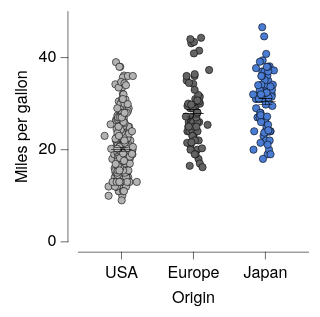

Here is the Vega-Lite specification saved for this chart:
### Vega-Lite specification from a JSON file in a GitHub repository (floating-point values rounded to 4 significant figures; data arrays with more than 128 entries replaced by an {"elided": "..."} marker saying what was removed)
{"background": null, "config": {"arc": {"fill": "#DBDBDB", "fillOpacity": 1.0, "innerRadius": 25.0, "padAngle": 0.03, "stroke": "black", "strokeOpacity": 1, "strokeWidth": 0.25}, "area": {"fill": "#DBDBDB", "fillOpacity": 1.0, "stroke": "black", "strokeOpacity": 1, "strokeWidth": 0.25}, "axis": {"domain": true, "domainCap": "round", "domainColor": "black", "domainWidth": 0.25, "grid": false, "gridCap": "round", "gridColor": "#F1F1F1", "gridDash": [0, 0], "gridOpacity": 1.0, "gridWidth": 0.25, "labelColor": "black", "labelFont": "Helvetica Neue, HelveticaNeue, Helvetica, Arial, sans-serif", "labelFontSize": 7, "labelFontStyle": "normal", "labelFontWeight": 400, "offset": 4.5, "ticks": true, "tickCap": "round", "tickColor": "black", "tickRound": false, "tickSize": 3, "tickWidth": 0.25, "titleColor": "black", "titleFont": "Helvetica Neue, HelveticaNeue, Helvetica, Arial, sans-serif", "titleFontSize": 7, "titleFontStyle": "normal", "titleFontWeight": 400}, "axisX": {"domain": true, "labelAlign": "center", "labelAngle": 0, "labels": true, "ticks": true, "translate": 0}, "axisY": {"domain": true, "labelAlign": "right", "labelAngle": 0, "labels": true, "ticks": true, "translate": 0}, "axisRight": {"domain": true, "labelAlign": "left", "labelAngle": 0, "labels": true, "ticks": true, "translate": 0}, "axisTop": {"domain": true, "labelAlign": "center", "labelAngle": 0, "labels": true, "ticks": true, "translate": 0}, "axisBand": {"tickOffset": 0}, "bar": {"fill": "#DBDBDB", "fillOpacity": 1.0, "stroke": "black", "strokeOpacity": 1, "strokeWidth": 0.25}, "boxplot": {"size": 9.0, "ticks": {"cornerRadius": 0.25, "fill": "black", "opacity": 1, "size": 4.5, "thickness": 0.25}, "box": {"fillOpacity": 1.0, "stroke": "black", "strokeOpacity": 1, "strokeWidth": 0.25}, "median": {"cornerRadius": 0, "fill": "black", "fillOpacity": 1.0, "opacity": 1, "size": 9.0, "thickness": 0.25}, "rule": {"fill": "black", "fillOpacity": 1.0, "size": 10.0, "stroke": "black", "strokeDash": [0, 0], "strokeOpacity": 1, "strokeWidth": 0.25}, "outliers": {"color": "black", "fill": "black", "fillOpacity": 1.0, "size": 0, "stroke": "black", "strokeOpacity": 1, "strokeWidth": 0.25}}, "circle": {"fill": "black", "fillOpacity": 1.0, "size": 1.25, "stroke": null, "strokeOpacity": 1, "strokeWidth": 0.25}, "errorband": {"band": {"fillOpacity": 0.6, "stroke": null, "strokeWidth": 0.25, "strokeOpacity": 1}, "borders": {"opacity": 0, "strokeOpacity": 0.25, "strokeWidth": 1}}, "errorbar": {"opacity": 1, "rule": {"strokeDash": [0, 0], "strokeWidth": 0.25}, "ticks": {"color": "black", "cornerRadius": 0.125, "opacity": 1, "size": 6.0, "thickness": 0.25}, "thickness": 0.25}, "font": "Helvetica Neue, HelveticaNeue, Helvetica, Arial, sans-serif", "geoshape": {"fill": "#DBDBDB", "fillOpacity": 1.0, "stroke": "black", "strokeOpacity": 1, "strokeWidth": 0.25}, "header": {"labelColor": "black", "labelFont": "Helvetica Neue, HelveticaNeue, Helvetica, Arial, sans-serif", "labelFontSize": 7, "labelFontStyle": "normal", "labelFontWeight": 400, "titleColor": "black", "titleFont": "Helvetica Neue, HelveticaNeue, Helvetica, Arial, sans-serif", "titleFontSize": 7, "titleFontStyle": "normal", "titleFontWeight": 400, "titlePadding": 0}, "legend": {"disable": false, "offset": 4.5, "titlePadding": 4, "labelOffset": 2, "gradientLabelOffset": 2, "gradientLength": 50.0, "gradientThickness": 5.0, "gradientOpacity": 1.0, "gradientStrokeColor": "black", "gradientStrokeWidth": 0.25, "labelColor": "black", "labelFont": "Helvetica Neue, HelveticaNeue, Helvetica, Arial, sans-serif", "labelFontSize": 7, "labelFontStyle": "normal", "labelFontWeight": 400, "strokeColor": "black", "strokeWidth": 0, "symbolSize": 42, "symbolStrokeColor": "black", "symbolStrokeWidth": 0.25, "titleColor": "black", "titleFont": "Helvetica Neue, HelveticaNeue, Helvetica, Arial, sans-serif", "titleFontSize": 7, "titleFontStyle": "normal", "titleFontWeight": 400}, "line": {"color": "black", "stroke": "black", "strokeCap": "butt", "strokeDash": [0, 0], "strokeOpacity": 1, "strokeWidth": 0.5}, "point": {"filled": true, "fill": "#DBDBDB", "fillOpacity": 1.0, "size": 5.0, "stroke": "black", "strokeOpacity": 1, "strokeWidth": 0.25}, "range": {"category": ["#B2B2B2", "#636363", "#4A7CD3", "#008542", "#382864", "#509F98", "#284F93", "#005226", "#A398D6", "#173633"], "diverging": {"scheme": ["#443E60", "#5F597E", "#7C759B", "#9994B6", "#B7B4CC", "#D6D5DC", "#F6F6F6", "#D1DAD9", "#A4C2BF", "#7AA9A4", "#578E89", "#37736E", "#1B5954"]}, "heatmap": {"scheme": ["#32022B", "#43044D", "#4C196E", "#4D338C", "#484DA6", "#3A68BB", "#1D83CA", "#1D9CCB", "#23B5C9", "#28CDC5", "#4DE0B4", "#91EE9F"]}, "ordinal": {"scheme": ["#F1F1F1", "#DBDBDB", "#C6C6C6", "#B2B2B2", "#9D9D9D", "#898989", "#767676", "#636363", "#515151", "#404040", "#2F2F2F", "#1F1F1F"]}, "ramp": {"scheme": ["#32022B", "#43044D", "#4C196E", "#4D338C", "#484DA6", "#3A68BB", "#1D83CA", "#1D9CCB", "#23B5C9", "#28CDC5", "#4DE0B4", "#91EE9F"]}}, "rule": {"color": "black", "stroke": "black", "strokeCap": "round", "strokeDash": [2, 2], "strokeOpacity": 1, "strokeWidth": 0.25}, "scale": {"bandPaddingInner": 0.1, "bandPaddingOuter": 0.1, "round": false}, "rect": {"fill": "#DBDBDB", "fillOpacity": 1.0, "stroke": "black", "strokeOpacity": 1, "strokeWidth": 0.25}, "square": {"fill": "#DBDBDB", "fillOpacity": 1.0, "size": 10.0, "stroke": "black", "strokeOpacity": 1, "strokeWidth": 0.25}, "text": {"color": "black", "font": "Helvetica Neue, HelveticaNeue, Helvetica, Arial, sans-serif", "fontSize": 7, "fontStyle": "normal", "fontWeight": 400}, "tick": {"color": "black", "cornerRadius": 0.125, "opacity": 1.0, "size": 9.0, "thickness": 0.25}, "title": {"anchor": "middle", "frame": "group", "color": "black", "font": "Helvetica Neue, HelveticaNeue, Helvetica, Arial, sans-serif", "fontSize": 7, "fontStyle": "normal", "fontWeight": 400, "subtitleColor": "black", "subtitleFont": "Helvetica Neue, HelveticaNeue, Helvetica, Arial, sans-serif", "subtitleFontSize": "Helvetica Neue, HelveticaNeue, Helvetica, Arial, sans-serif", "subtitleFontStyle": "normal", "subtitleFontWeight": 400}, "trail": {"color": "black", "opacity": 1, "size": 0.5}, "view": {"continuousWidth": 100, "continuousHeight": 100, "discreteWidth": 100, "discreteHeight": 100, "fill": null, "stroke": null, "strokeWidth": 0.25}}, "layer": [{"data": {"name": "data-5a85ede2053d4aec77293cfb476ae07b"}, "mark": {"type": "circle", "opacity": 1.0, "size": 10.0, "stroke": "black", "strokeOpacity": 1, "strokeWidth": 0.25}, "encoding": {"color": {"field": "Origin", "legend": null, "scale": {"domain": ["USA", "Europe", "Japan"]}, "sort": ["USA", "Europe", "Japan"], "title": null, "type": "nominal"}, "x": {"axis": {}, "field": "Origin", "scale": {"domain": ["USA", "Europe", "Japan"]}, "sort": ["USA", "Europe", "Japan"], "title": "Origin", "type": "nominal"}, "xOffset": {"field": "jitter_x", "scale": {"domain": [-7.33, 7.33], "range": [5.17, 19.83]}, "type": "quantitative"}, "y": {"field": "Miles_per_Gallon", "title": "Miles per gallon", "type": "quantitative"}}}, {"data": {"name": "data-64e7897fd8423deef5c97d660b6d3367"}, "mark": {"type": "errorbar"}, "encoding": {"x": {"axis": {}, "field": "Origin", "scale": {"domain": ["USA", "Europe", "Japan"]}, "sort": ["USA", "Europe", "Japan"], "title": "Origin", "type": "nominal"}, "y": {"field": "__mean", "title": "Miles per gallon", "type": "quantitative"}, "yError": {"field": "__error"}}}, {"data": {"name": "data-64e7897fd8423deef5c97d660b6d3367"}, "mark": {"type": "tick"}, "encoding": {"x": {"axis": {}, "field": "Origin", "scale": {"domain": ["USA", "Europe", "Japan"]}, "sort": ["USA", "Europe", "Japan"], "title": "Origin", "type": "nominal"}, "y": {"field": "__mean", "title": "Miles per gallon", "type": "quantitative"}}}], "$schema": "https://vega.github.io/schema/vega-lite/v6.4.1.json", "datasets": {"data-5a85ede2053d4aec77293cfb476ae07b": {"elided": "398 records"}, "data-64e7897fd8423deef5c97d660b6d3367": [{"Origin": "USA", "__mean": 20.08, "__error": 0.4058, "__dysonsphere__": 1}, {"Origin": "Japan", "__mean": 30.45, "__error": 0.6852, "__dysonsphere__": 1}, {"Origin": "Europe", "__mean": 27.89, "__error": 0.8037, "__dysonsphere__": 1}]}}
